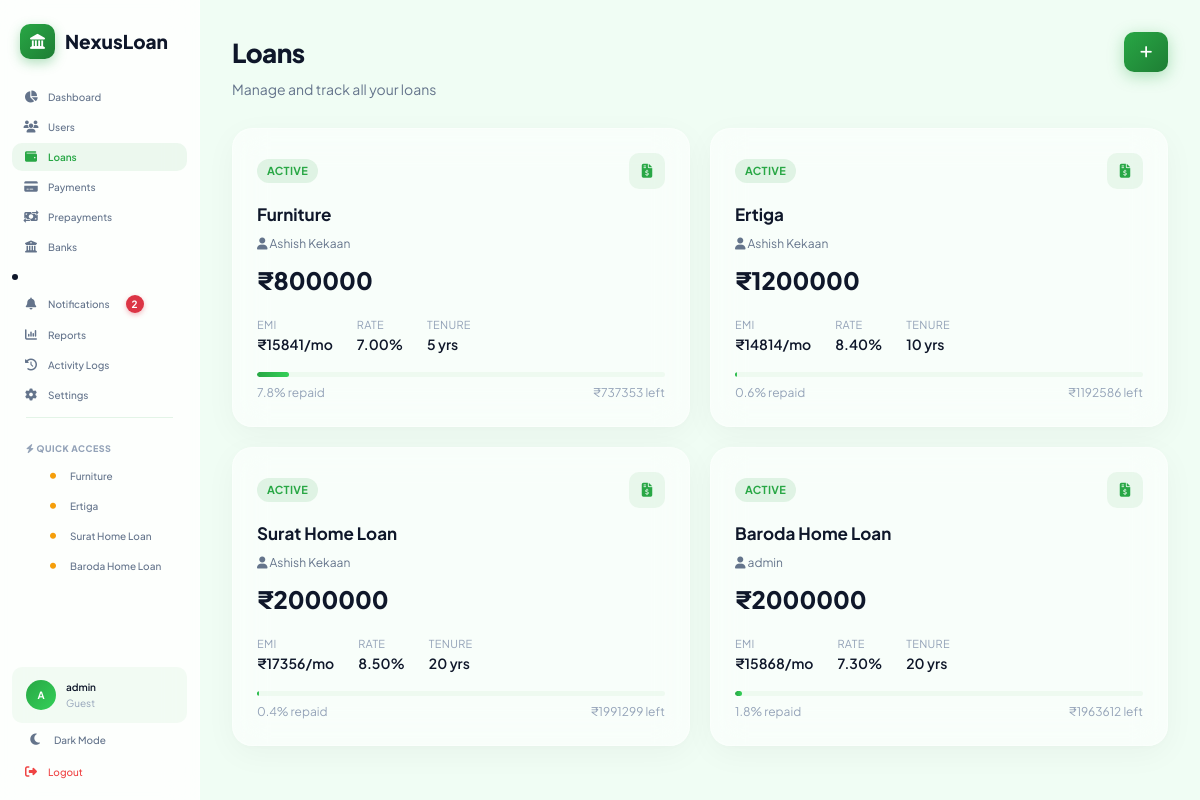
Page /loans/ (signed in) on the committed database.
### loans/models.py (models this page shows, shortened)
class Loan(models.Model):
    STATUS_CHOICES = [
        ("active", "Active"),
        ("closed", "Closed"),
        ("default", "Default"),
    ]
    LOAN_TYPE_CHOICES = [
        ("home", "Home Loan"),
        ("car", "Car Loan"),
        ("education", "Education Loan"),
        ("personal", "Personal Loan"),
        ("business", "Business Loan"),
        ("gold", "Gold Loan"),
        ("other", "Other"),
    ]
    EMI_FREQUENCY_CHOICES = [
        ("monthly", "Monthly"),
        ("quarterly", "Quarterly"),
        ("half_yearly", "Half Yearly"),
        ("yearly", "Yearly"),
    ]
    user = models.ForeignKey(
        settings.AUTH_USER_MODEL, on_delete=models.CASCADE, related_name="loans"
    )
    loan_name = models.CharField(max_length=200)
    loan_type = models.CharField(
        max_length=20, choices=LOAN_TYPE_CHOICES, default="home"
    )
    amount = models.DecimalField(max_digits=15, decimal_places=2)
    interest_rate = models.DecimalField(max_digits=5, decimal_places=2)
    tenure_years = models.PositiveIntegerField()
    emi = models.DecimalField(max_digits=15, decimal_places=2)
    start_date = models.DateField()
    first_emi_date = models.DateField(
        null=True,
        blank=True,
        help_text="Date on which first EMI will be deducted.",
    )
    emi_frequency = models.CharField(
        max_length=20,
        choices=EMI_FREQUENCY_CHOICES,
        default="monthly",
    )
    auto_debit = models.BooleanField(
        default=True,
        help_text="Automatically deduct EMI on due date.",
    )
    status = models.CharField(max_length=20, choices=STATUS_CHOICES, default="active")
    closed_date = models.DateField(null=True, blank=True)
    remaining_balance = models.DecimalField(max_digits=15, decimal_places=2, default=0)
    total_interest_paid = models.DecimalField(
        max_digits=15, decimal_places=2, default=0
    )
    is_public = models.BooleanField(
        default=False, help_text="Make visible to lenders for investment"
    )
    funded_amount = models.DecimalField(max_digits=15, decimal_places=2, default=0)
    created_at = models.DateTimeField(auto_now_add=True)
    updated_at = models.DateTimeField(auto_now=True)
    class Meta:
        ordering = ["-created_at"]
        verbose_name = "Loan"
        verbose_name_plural = "Loans"
    @property
    def progress_percent(self):
        if self.amount <= 0:
            return 0
        paid = float(self.amount - self.remaining_balance)
        return round(min(paid / float(self.amount) * 100, 100), 1)

### accounts/models.py (models this page shows, shortened)
class Profile(models.Model):
    ROLE_CHOICES = [
        ("guest", "Guest"),
        ("borrower", "Borrower"),
        ("lender", "Lender"),
    ]
    user = models.OneToOneField(
        settings.AUTH_USER_MODEL, on_delete=models.CASCADE, related_name="profile"
    )
    role = models.CharField(max_length=20, choices=ROLE_CHOICES, default="guest")
    phone = models.CharField(max_length=15, blank=True, null=True)
    available_funds = models.DecimalField(max_digits=15, decimal_places=2, default=0)
    kyc_verified = models.BooleanField(default=False)
    pan_number = models.CharField(max_length=10, blank=True, null=True)
    credit_score = models.PositiveIntegerField(
        default=750, help_text="CIBIL score approximation"
    )
    annual_income = models.DecimalField(max_digits=15, decimal_places=2, default=0)
    created_at = models.DateTimeField(auto_now_add=True)

### loans/views.py (the view)
# urls.py: path("loans/", LoanListView.as_view(), name="loan_list"),
class LoanListView(LoginRequiredMixin, ListView):
    model = Loan
    template_name = "loans/loan_list.html"
    context_object_name = "loans"
    paginate_by = 12
    def get_queryset(self):
        queryset = Loan.objects.select_related("user").order_by("-created_at")
        if self.request.user.is_staff:
            return queryset
        return queryset.filter(user=self.request.user)

### loan_manager/context_processors.py (called while the page is built, shortened)
def loan_notifications(request):
    if not request.user.is_authenticated:
        return {
            "header_notifications": [],
            "header_unread_notifications": 0,
        }
    from loans.models import Notification
    if request.user.is_staff:
        notifications = Notification.objects.select_related("loan", "user").order_by(
            "-created_at"
        )[:5]
        unread_count = Notification.objects.filter(is_read=False).count()
    return {
        "header_notifications": notifications,
        "header_unread_notifications": unread_count,
        "is_admin": request.user.is_staff,
    }

### templates/loans/loan_list.html (shortened to what this page needs)
{% extends 'app_layout.html' %}
{% load static %}
{% block app_content %}
<div class="page-header">
    <div>
        <h1 class="page-title">{% if not request.user.is_staff %}My Loans{% else %}Loans{% endif %}</h1>
        <p class="page-subtitle">Manage and track all your loans</p>
    </div>
    <a href="{% url 'create_loan' %}" class="btn btn-primary" title="Create Loan" style="width: 40px; height: 40px;">
        <i class="fas fa-plus"></i>
    </a>
</div>
{% if loans %}
    <div class="loans-grid">
        {% for loan in loans %}
        <a href="{% url 'loan_detail' loan.pk %}" class="loan-card glass-card">
            <div class="loan-card-header">
                <span class="loan-status-badge badge-{{ loan.status }}">{{ loan.status|title }}</span>
                <span class="loan-type"><i class="fas fa-file-invoice-dollar"></i></span>
            </div>
            <h3 class="loan-card-title">{{ loan.loan_name }}</h3>
            {% if request.user.is_staff %}
                <div style="font-size:12px;color:var(--text-secondary);margin-bottom:8px;">
                    <i class="fas fa-user"></i>
                    {{ loan.user.get_full_name|default:loan.user.username }}
                </div>
            {% endif %}
            <div class="loan-card-amount">₹{{ loan.amount|floatformat:0 }}</div>
            <div class="loan-card-meta">
                <div>
                    <span class="lcm-label">EMI</span>
                    <span class="lcm-value">₹{{ loan.emi|floatformat:0 }}/mo</span>
                </div>
                <div>
                    <span class="lcm-label">Rate</span>
                    <span class="lcm-value">{{ loan.interest_rate }}%</span>
                </div>
                <div>
                    <span class="lcm-label">Tenure</span>
                    <span class="lcm-value">{{ loan.tenure_years }} yrs</span>
                </div>
            </div>
            <div class="loan-progress-section">
                <div class="loan-progress-bar">
                    <div class="loan-progress-fill" style="width: {{ loan.progress_percent }}%"></div>
                </div>
                <div class="loan-progress-info">
                    <span>{{ loan.progress_percent }}% repaid</span>
                    <span>₹{{ loan.remaining_balance|floatformat:0 }} left</span>
                </div>
            </div>
        </a>
        {% endfor %}
    </div>
{% endif %}
{% endblock %}

### templates/app_layout.html (shortened to what this page needs)
{% extends 'base.html' %}
{% load static %}
{% block content %}
<div class="app-layout">
    <aside class="sidebar" id="sidebar">
        <div class="sidebar-header">
            <div class="sidebar-logo">
                <div class="logo-icon">
                    <i class="fas fa-landmark"></i>
                </div>
                <span class="logo-text">NexusLoan</span>
            </div>
        </div>
        <nav class="sidebar-nav">
            <a href="{% url 'dashboard' %}" class="nav-item {% if request.resolver_match.url_name == 'dashboard' %}active{% endif %}">
                <i class="fas fa-chart-pie"></i>
                <span>Dashboard</span>
            </a>
            {% if not request.user.is_staff %}
                <a href="{% url 'loan_list' %}" class="nav-item {% if request.resolver_match.url_name == 'loan_list' %}active{% endif %}">
                    <i class="fas fa-wallet"></i>
                    <span>My Loans</span>
                </a>
                <a href="{% url 'payment_dashboard' %}" class="nav-item {% if request.resolver_match.url_name == 'payment_dashboard' %}active{% endif %}">
                    <i class="fas fa-credit-card"></i>
                    <span>Payments</span>
                </a>
                <a href="{% url 'prepayment_dashboard' %}" class="nav-item {% if request.resolver_match.url_name == 'prepayment_dashboard' %}active{% endif %}">
                    <i class="fas fa-money-bill-transfer"></i>
                    <span>Prepayments</span>
                </a>
                <a href="{% url 'documents_dashboard' %}" class="nav-item {% if request.resolver_match.url_name == 'documents_dashboard' %}active{% endif %}">
                    <i class="fas fa-folder-open"></i>
                    <span>Documents</span>
                </a>
                <li>
                    <a href="{% url 'notifications_dashboard' %}" class="nav-item {% if request.resolver_match.url_name == 'notifications_dashboard' %}active{% endif %}">
                        <i class="fas fa-bell"></i>
                        <span>Notifications</span>
                        {% if header_unread_notifications > 0 %}
                            <span class="notification-badge">{{ header_unread_notifications }}</span>
                        {% endif %}
                    </a>
                </li>
                <a href="{% url 'support_dashboard' %}" class="nav-item {% if request.resolver_match.url_name == 'support_dashboard' %}active{% endif %}">
                    <i class="fas fa-headset"></i>
                    <span>Support</span>
                </a>
                <a href="{% url 'settings_dashboard' %}" class="nav-item {% if request.resolver_match.url_name == 'settings_dashboard' %}active{% endif %}">
                    <i class="fas fa-gear"></i>
                    <span>Settings</span>
                </a>
            {% else %}
                <a href="{% url 'admin_users' %}" class="nav-item {% if request.resolver_match.url_name == 'admin_users' %}active{% endif %}">
                    <i class="fas fa-users"></i>
                    <span>Users</span>
                </a>
                <a href="{% url 'loan_list' %}" class="nav-item {% if request.resolver_match.url_name == 'loan_list' %}active{% endif %}">
                    <i class="fas fa-wallet"></i>
                    <span>Loans</span>
                </a>
                <a href="{% url 'payment_dashboard' %}" class="nav-item {% if request.resolver_match.url_name == 'payment_dashboard' %}active{% endif %}">
                    <i class="fas fa-credit-card"></i>
                    <span>Payments</span>
                </a>
                <a href="{% url 'prepayment_dashboard' %}" class="nav-item {% if request.resolver_match.url_name == 'prepayment_dashboard' %}active{% endif %}">
                    <i class="fas fa-money-bill-transfer"></i>
                    <span>Prepayments</span>
                </a>
                <a href="{% url 'admin_banks' %}" class="nav-item {% if request.resolver_match.url_name == 'admin_banks' %}active{% endif %}">
                    <i class="fas fa-university"></i>
                    <span>Banks</span>
                </a>
                <li>
                    <a href="{% url 'notifications_dashboard' %}" class="nav-item {% if request.resolver_match.url_name == 'notifications_dashboard' %}active{% endif %}">
                        <i class="fas fa-bell"></i>
                        <span>Notifications</span>
                        {% if header_unread_notifications > 0 %}
                            <span class="notification-badge">{{ header_unread_notifications }}</span>
                        {% endif %}
                    </a>
                </li>
                <a href="{% url 'admin_reports' %}" class="nav-item {% if request.resolver_match.url_name == 'admin_reports' %}active{% endif %}">
                    <i class="fas fa-chart-column"></i>
                    <span>Reports</span>
                </a>
                <a href="{% url 'activity_logs_dashboard' %}" class="nav-item {% if request.resolver_match.url_name == 'activity_logs_dashboard' %}active{% endif %}">
                    <i class="fas fa-clock-rotate-left"></i>
                    <span>Activity Logs</span>
                </a>
                <a href="{% url 'settings_dashboard' %}" class="nav-item {% if request.resolver_match.url_name == 'settings_dashboard' %}active{% endif %}">
                    <i class="fas fa-gear"></i>
                    <span>Settings</span>
                </a>
            {% endif %}
            {% if loans %}
                <div class="nav-divider"></div>
                <span class="nav-label">
                    <i class="fas fa-bolt"></i>
                    Quick Access
                </span>
                {% for loan in loans %}
                    {% if loan.status == 'active' %}
                        <a href="{% url 'loan_detail' loan.pk %}" class="nav-item nav-sub {% if request.resolver_match.url_name == 'loan_detail' and request.resolver_match.kwargs.pk|slugify == loan.pk|slugify %}active{% endif %}">
                            <i class="fas fa-circle" style="font-size:6px; color: var(--accent);"></i>
                            <span>{{ loan.loan_name|truncatechars:18 }}</span>
                        </a>
                    {% endif %}
                {% endfor %}
            {% endif %}
        </nav>
        <div class="sidebar-footer">
            <div class="user-info">
                <div class="user-avatar">{{ request.user.first_name.0|default:request.user.username.0|upper }}</div>
                <div class="user-details">
                    <span class="user-name">{{ request.user.get_full_name|default:request.user.username }}</span>
                    <span class="user-role">
                        {% if request.user.profile %}
                            {{ request.user.profile.get_role_display }}
                        {% else %}
                            User
                        {% endif %}
                    </span>
                </div>
            </div>
            <button class="theme-toggle" id="themeToggle" aria-label="Toggle dark mode">
                <i class="fas fa-moon" id="themeIcon"></i>
                <span id="themeLabel" style="font-size: 10px;">Dark Mode</span>
            </button>
            <a href="{% url 'logout' %}" class="nav-item nav-logout">
                <i class="fas fa-sign-out-alt"></i>
                <span>Logout</span>
            </a>
        </div>
    </aside>
    <main class="main-content">
        {% block app_content %}{% endblock %}
    </main>
</div>
{% endblock %}

### templates/app_layout.html (style rules this page uses)
.notification-badge { display: inline-flex; align-items: center; justify-content: center; min-width: 18px; height: 18px; padding: 0 6px; margin-left: 8px; background: #dc3545; color: #ffffff; font-size: 10px; font-weight: 650; line-height: 1; border-radius: 50px; box-shadow: 0 2px 5px rgba(220, 53, 69, 0.35); vertical-align: middle; }

### rows in the picture
Loan: loan_name "Furniture", status "ACTIVE", user.get_full_name "Ashish Kekaan", amount "800000", emi "15841", interest_rate "7.00", tenure_years "5", progress_percent "7.8", remaining_balance "737353"
Loan: loan_name "Ertiga", status "ACTIVE", user.get_full_name "Ashish Kekaan", amount "1200000", emi "14814", interest_rate "8.40", tenure_years "10", progress_percent "0.6", remaining_balance "1192586"
Loan: loan_name "Surat Home Loan", status "ACTIVE", user.get_full_name "Ashish Kekaan", amount "2000000", emi "17356", interest_rate "8.50", tenure_years "20", progress_percent "0.4", remaining_balance "1991299"
Loan: loan_name "Baroda Home Loan", status "ACTIVE", user.get_full_name "admin", amount "2000000", emi "15868", interest_rate "7.30", tenure_years "20", progress_percent "1.8", remaining_balance "1963612"

### other values in the picture
{{ header_unread_notifications }} "2"
{{ request.user.first_name.0|default:request.user.username.0|upper }} "A"
{{ request.user.get_full_name|default:request.user.username }} "admin"
{{ request.user.profile.get_role_display }} "Guest"
